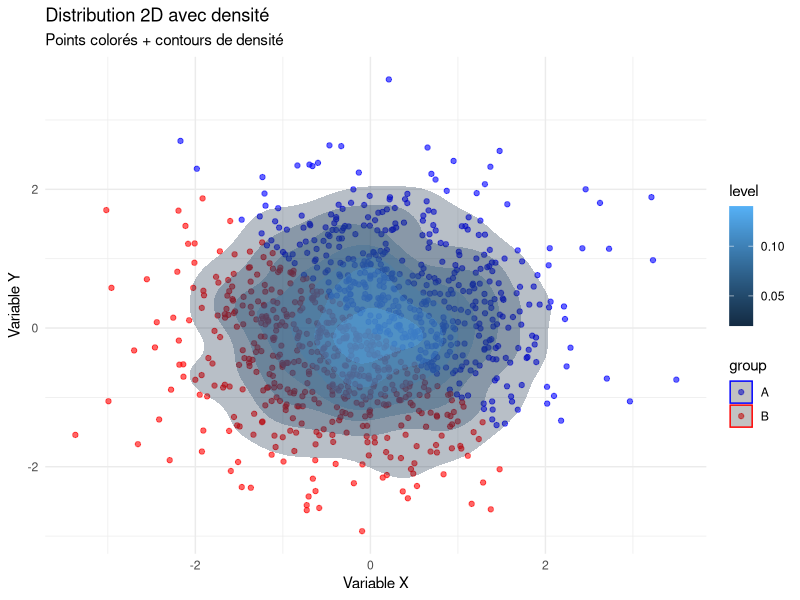

This chart was generated by the following R code:
# -*- coding: utf-8 -*-
# ---
# jupyter:
#   jupytext:
#     text_representation:
#       extension: .r
#       format_name: percent
#       format_version: '1.3'
#       jupytext_version: 1.19.1
#   kernelspec:
#     display_name: R
#     language: R
#     name: ir
# ---

# %%
#visualisation de jsp quoi, chargement librairie
library(ggplot2)

#génération de données simulée
set.seed(42)
n <- 1000
data <- data.frame(
    x = rnorm(n),
    y = rnorm(n)
    )
#ajout d'une variable catégorielle
data$group <- ifelse(data$x + data$y > 0, "A", "B")

#visualisation avancée
ggplot(data, aes(x = x, y = y))+
geom_point(aes(color = group), alpha = 0.6)+
stat_density_2d(aes(fill = after_stat(level)),
                geom = "polygon", alpha = 0.3)+
scale_color_manual(values = c("A" = "blue", "B" = "red"))+
  labs(
    title = "Distribution 2D avec densité",
    subtitle = "Points colorés + contours de densité",
    x = "Variable X",
    y = "Variable Y"
  ) +
  theme_minimal()



# %%
